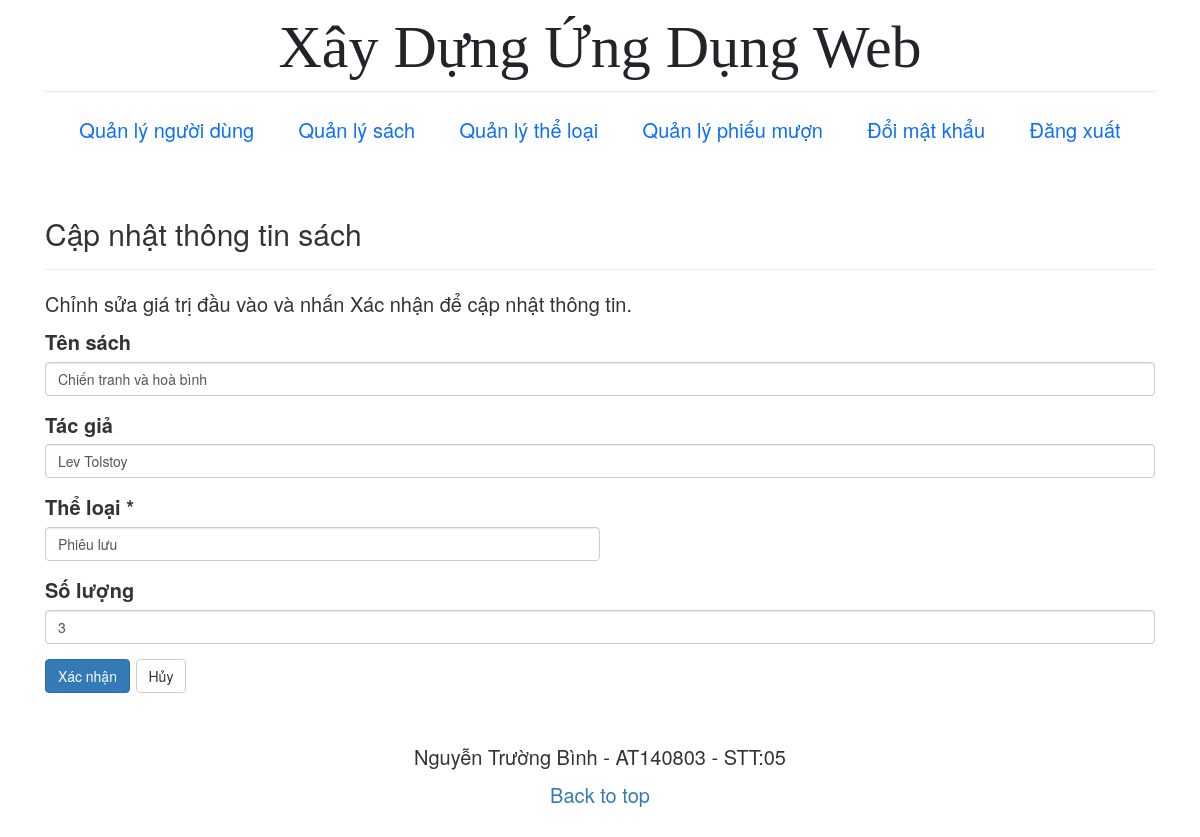
/books/edit.php?id=1 (signed in), run on the app's committed database.
### tables this page shows
CREATE TABLE `books` (
  `id` int(11) NOT NULL,
  `name` text NOT NULL,
  `author` text NOT NULL,
  `category_id` int(11) NOT NULL,
  `quantily` int(11) NOT NULL
);

### libs/checkPermission.php (called while the page is built)
<?php
    function checkPermission($conn, $role_id, $permission_id){
        $sql ="SELECT * FROM roles_permissions
        LEFT JOIN users ON users.role_id = roles_permissions.role_id
        WHERE users.role_id = $role_id
        AND roles_permissions.perm_id = $permission_id";
        $result = mysqli_query($conn, $sql);
        $rows = mysqli_num_rows($result);
        if ($rows == 0) {
            return false;
        } else {
            return true;
        };
    }

### books/edit.php (the view, shortened to what this page needs)
<?php include "../includes/header.php" ?>
<?php require_once("../libs/connection.php");
require_once("../libs/checkPermission.php");
if (checkPermission($conn, $_SESSION['role_id'], 6)) {
    $id = trim($_GET["id"]);
    if (isset($_POST["btn_submit"])) {
        $name = trim($_POST["name"]);
        $author = trim($_POST["author"]);
        $quantily = trim($_POST["quantily"]);
        $category = trim($_POST["category"]);
        $sql = "UPDATE books SET name='$name', author='$author',
                category_id='$category', quantily='$quantily' WHERE id='$id'";
        if (mysqli_query($conn, $sql)) {
            header("location: /udweb/books");
            exit();
        } else {
            echo "Vui lòng thử lại.";
        }
    } else {
        if (isset($id)) {
            $sql = "SELECT * FROM books WHERE id = '$id'";
            $result = mysqli_query($conn, $sql);
            if (mysqli_num_rows($result) == 1) {
                $row = mysqli_fetch_array($result, MYSQLI_ASSOC);
                $name = $row["name"];
                $author = $row["author"];
                $quantily = $row["quantily"];
                $category = $row["category_id"];
            } else {
                echo "Vui lòng thử lại.";
            }
        } else {
            header("location: ../errors/error.php");
            exit();
        }
    }
?>
    <div class="container">
        <div class="row">
            <div class="col-md-12">
                <div class="page-header">
                    <h2>Cập nhật thông tin sách</h2>
                </div>
                <p>Chỉnh sửa giá trị đầu vào và nhấn Xác nhận để cập nhật thông tin.</p>
                <form action="<?php echo htmlspecialchars(basename($_SERVER['REQUEST_URI'])); ?>" method="post">
                    <div class="form-group">
                        <label>Tên sách</label>
                        <input type="text" name="name" class="form-control" value="<?php echo $name; ?>" required>
                    </div>
                    <div class="form-group">
                        <label>Tác giả</label>
                        <input type="text" name="author" class="form-control" value="<?php echo $author; ?>" required>
                    </div>
                    <div class="form-group">
                        <label for="Category">Thể loại *</label>
                        <select name="category" class="form-control w-50">
                            <?php
                            $sql = "SELECT * FROM categories";
                            if ($result = mysqli_query($conn, $sql)) {
                                while ($row = mysqli_fetch_array($result)) {
                                    if ($row['id'] == $category) { ?>
                                        <option selected value="<?php echo $row['id']; ?>">
                                            <?php echo $row['name']; ?>
                                        <?php } else { ?>
                                        <option value="<?php echo $row['id']; ?>">
                                            <?php echo $row['name']; ?>
                                        <?php } ?>
                                        </option>
                                <?php
                                }
                            }
                                ?>
                        </select>
                    </div>
                    <div class="form-group">
                        <label>Số lượng</label>
                        <input type="text" name="quantily" class="form-control" value="<?php echo $quantily; ?>">
                    </div>
                    <input type="submit" name="btn_submit" class="btn btn-primary" value="Xác nhận">
                    <a href="index.php" class="btn btn-default">Hủy</a>
                </form>
            </div>
        </div>
    </div>
<?php
} else {
    header('Location: ../errors/403.php');
}
?>
<?php include "../includes/footer.php" ?>

### asset/css/style.css (style rules this page uses)
body, html { font-size: 20px!important; }
h1, h2, h3, h4, h5, h6 { font-family: "Playfair Display", Georgia, "Times New Roman", serif; }

### data on the page
books: name "Chiến tranh và hoà bình", author "Lev Tolstoy", quantily "3"

### other printed values
form field category "Phiêu lưu"
